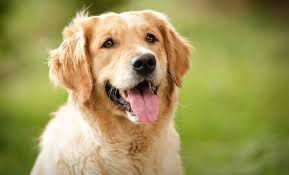
#> input picture doggy.jpg, 289 x 175 px
$ jupyter execute Untitled.ipynb
#> lines starting #> are read from the running program, lines starting #| are printed output that depends on the picture; after the words box and inside, x2 and y2 are one past the last pixel; in counts of white or black regions, pixels touching at a corner belong together
## WORKSHOP 3-Canny Edge Detection
## NAME:Ramya P
## REG NO:212223230168

[cell 1]
import cv2
import numpy as np
import matplotlib.pyplot as plt

[cell 2]
image = cv2.imread('doggy.jpg')
#> image is the input picture: shape (175, 289, 3); mean B, G, R 89.6, 151.3, 160.5

[cell 3]
resized = cv2.resize(image, (600, 400))
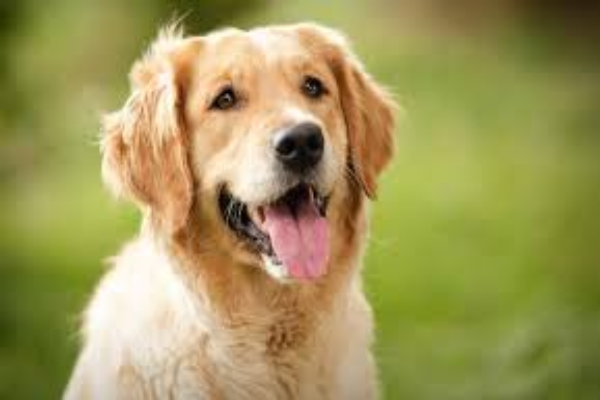
#> resized: shape (400, 600, 3); mean B, G, R 89.5, 151.2, 160.3

[cell 4]
plt.subplot(1, 1, 1)
plt.title('Original')
plt.imshow(cv2.cvtColor(resized, cv2.COLOR_BGR2RGB))
plt.axis('off')

[cell 5]
gray = cv2.cvtColor(resized, cv2.COLOR_BGR2GRAY)
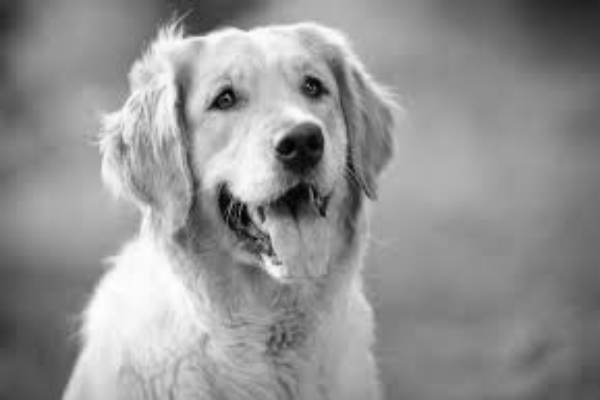
#> gray: shape (400, 600); min 1, max 255, mean 146.9

[cell 6]
plt.subplot(1, 1, 1)
plt.title('Grayscale Image')
plt.imshow(gray, cmap='gray')
plt.axis('off')

[cell 7]
blur = cv2.GaussianBlur(gray, (5, 5), 1.4)

[cell 8]
plt.subplot(1, 1, 1)
plt.title('Gaussian Blurred Image')
plt.imshow(blur, cmap='gray')
plt.axis('off')

[cell 9]
edges = cv2.Canny(blur, 100, 200)
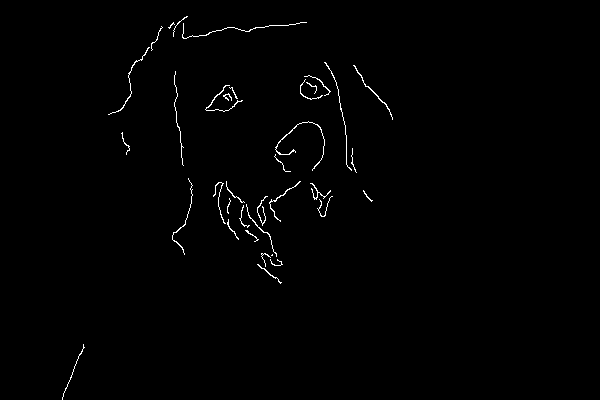
#> edges: shape (400, 600); 0.82% white in thin lines or dots, all inside (x1, y1, x2, y2) = (62, 16, 393, 400)
